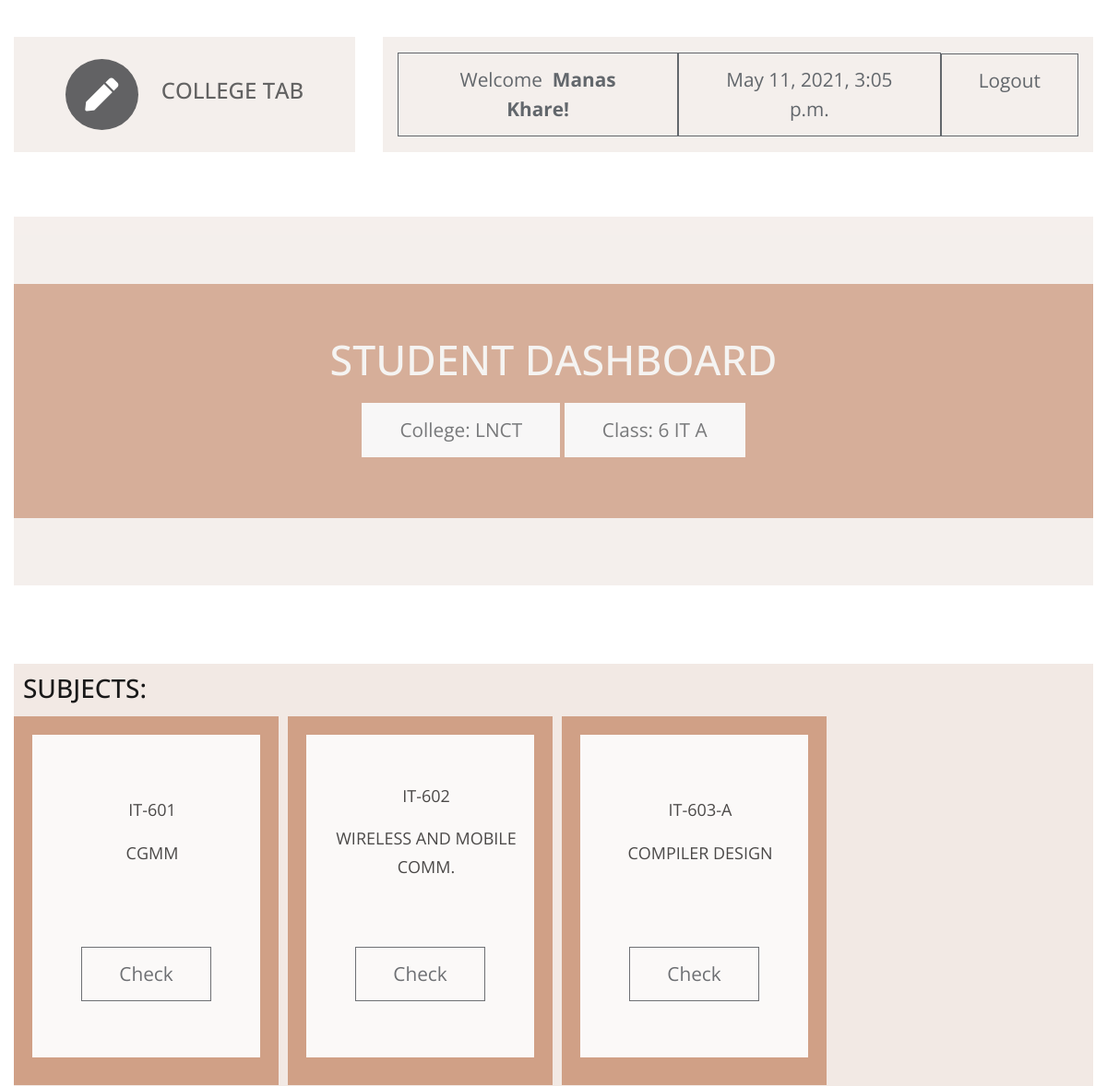
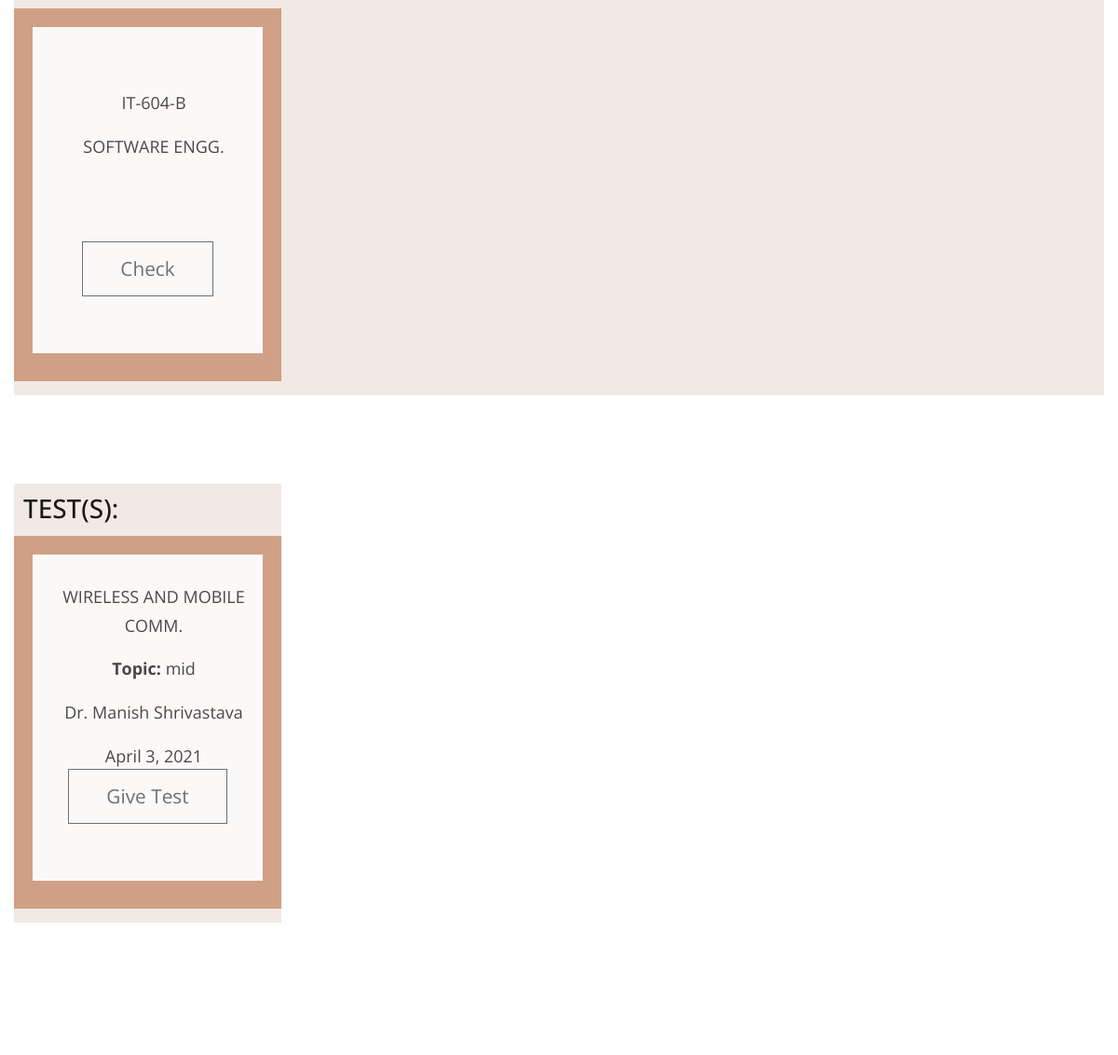
The app's page /s_dashboard/0103IT181055/ (signed in) with its own data (2 pictures, top to bottom).
### ctapp/models.py (models this page shows, shortened)
class student(models.Model):
    user = models.OneToOneField(User, on_delete=models.CASCADE,unique=True)
    enrollment_number = models.CharField(max_length = 12,primary_key = True)
    name = models.CharField(max_length = 30)
    college_name = models.CharField(max_length = 10,choices = CLG_CHOICES,default = 'LNCT')
    sem = models.CharField(max_length = 20,choices = SEMESTER_CHOICES,default = '6')
    sec = models.CharField(max_length = 1,choices = SEC_CHOICES,default = 'A')
    branch= models.CharField(max_length = 20,choices = BRANCH_CHOICES,default = 'IT')
    mobile_no = models.CharField(max_length=10)
    email = models.CharField(max_length=30)

class subject(models.Model):
    subject_code = models.CharField(max_length = 8,primary_key = True)
    name = models.CharField(max_length = 30)
    branch = models.CharField(max_length=20, choices=BRANCH_CHOICES, default='IT')
    sem = models.CharField(max_length = 20,choices = SEMESTER_CHOICES,default = '6')

class Test(models.Model):
    topic = models.CharField(max_length=50)
    link = models.CharField(max_length=1000)
    c_id  = models.ForeignKey(Class,on_delete=models.CASCADE)       #class id
    s_id = models.ForeignKey(subject,on_delete=models.CASCADE)  #subject id
    t_id = models.ForeignKey(teacher,on_delete=models.CASCADE)  #teacher id
    date = models.DateField()
    starttime = models.TimeField(auto_now=False,auto_now_add=False)
    endtime = models.TimeField(auto_now=False,auto_now_add=False)
    def __str__(self):
        s_name = str(self.s_id.name)     #get subject name
        sem_sec = str(self.c_id.branch) + " - " +str(self.c_id.sem)+"TH - "+str(self.c_id.sec)
        return sem_sec+" - "+s_name+' - ' + str(self.topic)

class teacher(models.Model):
    user = models.OneToOneField(User, on_delete=models.CASCADE,unique=True)
    name = models.CharField(max_length=30)
    college_name = models.CharField(max_length = 10,choices = CLG_CHOICES,default = 'LNCT')
    branch = models.CharField(max_length=20, choices=BRANCH_CHOICES, default='IT')
    mobile_no = models.CharField(max_length=10)
    email = models.CharField(max_length=30)

### ctapp/views.py (the view)
# urls.py: path('<str:id>/', views.student_dashboard, name='s_db'),
@login_required(login_url='s_login/')
def student_dashboard(request,id):
    template = loader.get_template('student dashboard.html')
    print(id)
    current_student = student.objects.get(enrollment_number=id)
    subjects = get_subjects(current_student)
    tests=get_tests(current_student)
    print(tests)
    now=current_datetime()
    if tests:
        context = {'student':current_student,'subject_list':subjects,'tests':tests,'error':'','cur_date':now}
        return HttpResponse(template.render(context, request))
    error='No tests assigned yet.'
    context = {'student':current_student,'subject_list':subjects,'error':error,'cur_date':now}
    return HttpResponse(template.render(context, request))

### ctapp/views.py (called while the page is built)
def get_subjects(student):
    branch = student.branch
    sem = student.sem
    return subject.objects.filter(branch=branch).filter(sem=sem)

def get_tests(student):
    try:
        curr_class = Class.objects.get(sem=student.sem,sec=student.sec,branch=student.branch)
        return Test.objects.filter(c_id=curr_class)
    except Test.DoesNotExist:
        return False

def current_datetime():
    now = datetime.datetime.now()
    return now

### ctapp/templates/student dashboard.html (shortened to what this page needs)
<!DOCTYPE html>
<html lang="en">
{% load static %}
  <head>
    <link rel="stylesheet" href="{% static 'css/all.min.css' %}" />
    <link rel="stylesheet" href="{% static 'css/bootstrap.min.css' %}" />
    <link rel="stylesheet" href="{% static 'css/templatemo-style.css' %}" />
  </head>
  <body id="servicesPage">
    <div class="parallax-window" data-parallax="scroll" data-image-src="{% static 'img/subjects_assignments.jpg' %}">
      <div class="container-fluid">
        <div class="row tm-brand-row">
          <div class="col-lg-4 col-11">
            <div class="tm-brand-container tm-bg-white-transparent">
              <i class="fas fa-2x fa-pen tm-brand-icon"></i>
              <div class="tm-brand-texts">
                <h1 class="text-uppercase tm-brand-name">College Tab</h1>
              </div>
            </div>
          </div>
          <div class="col-lg-8 col-1">
            <div class="tm-nav">
              <nav
                class="navbar navbar-expand-lg navbar-light tm-bg-white-transparent tm-navbar">
                <div class="collapse navbar-collapse" id="navbarNav">
                  <ul class="navbar-nav">
                    <li class="btn btn-outline-dark">
                      Welcome&nbsp;&nbsp;<b>{{student.name}}!</b>
                    </li>
                    <li class="nav-item">
                      <button type="button" class="btn btn-outline-dark">{{ cur_date }}</button>
                    </li>
                    <li class="nav-item">
                      <a href="{% url 's_logout' %}" class="btn btn-outline-dark" style="height: 90px; text-align:center;">Logout</a>
                    </li>
                  </ul>
                </div>
              </nav>
            </div>
          </div>
        </div>
        <section class="row" id="tmServices">
         <div class="col-12">
            <div class="parallax-window tm-services-parallax-header tm-testimonials-parallax-header tm-bg-white-transparent"
                 data-parallax="scroll"
                 data-z-index="101"
                 >
                 <div class="tm-bg-brown-transparent text-center tm-services-header tm-testimonials-header">
                    <h2 class="text-uppercase tm-services-page-title tm-testimonials-page-title">Student Dashboard</h2>
                    <p class="btn btn-outline-light active">
                        College: {{student.college_name}}
                    </p>
                    <p class="btn btn-outline-light active">
                        Class: {{student.sem}} {{student.branch}} {{student.sec}}
                    </p>
                </div>
            </div>
          </div>
          <div class="col-12 tm-tabs-container">
              <div class="sections">
                <h3>SUBJECTS:</h3>
                <div class="card-deck">
                  {% for subject in subject_list%}
                          <div class="btn-outline card-upper">
                            <div class="card-body text-center">
                              <div class="cards">
                                <div class="contents">
                                  <p class="card-text">
                                    {{subject.subject_code}}
                                  </p>
                                  <p class="card-text">
                                    {{subject.name}}
                                  </p>
                                </div>
                                <div class="card-text" style="position:relative; top:50px;">
                                  <a class="btn btn-outline-dark" href="{% url 'student:s_subject_assignment_list' student.enrollment_number subject.subject_code %}">Check</a>
                                </div>
                              </div>
                            </div>
                          </div>
                    {% endfor %}
              </div>
            </div>
          </div>
          <div class="col-12" id="tests">
            <div class="sections">
              <h3>TEST(S):</h3>
              <div class="card-deck">
                {% if error != '' %}
                <div class="card-body text-center">{{error}}</div>
                {% else %}
                {% for test in tests %}
                  <div class="btn-outline card-upper">
                    <div class="card-body text-center">
                      <div class="cards">
                        <div class="contents">
                          <p class="card-text">
                            {{test.s_id.name}}
                          </p>
                          <p class="card-text">
                            <b>Topic: </b>{{test.topic}}
                          </p>
                          <p class="card-text">
                            {{test.t_id.name}}
                          </p>
                          <p class="card-text">
                            {{test.date}}
                          </p>
                        </div>
                        <div class="card-text" style="position:relative; top:50px;">
                          <a class="btn btn-outline-dark" href="{% url 'student:test' student.enrollment_number test.id %}">Give Test</a>
                        </div>
                      </div>
                    </div>
                  </div>
                {% endfor %}
                {% endif %}
            </div>
          </div>
        </div>
        </section>
        <footer class="row">
          <p class="col-12 text-white text-center tm-copyright-text">
          </p>
        </footer>
      </div>
    </div>
  </body>
</html>

### ctapp/static/css/templatemo-style.css (style rules this page uses)
html { scroll-behavior: smooth; }
body { font-family: "Open Sans", Arial, Helvetica, sans-serif; font-size: 18px; font-weight: 400; color: #6b6b6b; overflow-x: hidden; }
a, button { transition: all 0.3s ease; }
.container-fluid { max-width: 1310px; }
.parallax-window { min-height: 1100px; background: transparent; }
.tm-bg-white-transparent { background-color: rgba(255, 255, 255, 0.8); }
.tm-brand-row { align-items: center; padding-top: 40px; padding-bottom: 28px; }
.tm-brand-container { max-width: 500px; height: 125px; display: flex; align-items: center; justify-content: center; }
.tm-brand-icon { width: 79px; height: 77px; display: flex; align-items: center; justify-content: center; background-color: #333436; color: white; border-radius: 50%; margin-right: 25px; }
.tm-brand-name { font-size: 1.5rem; color: #333333; }
::placeholder { color: black; opacity: 1; }
.tm-navbar { max-width: 840px;min-height: 125px;justify-content:; }
.tm-navbar .navbar-nav { width: 100%; display: flex; align-items: center; justify-content: space-around; }
.nav-item { position: relative; }
.btn { border-radius: 0; padding: 13px 40px; font-size: 1.3rem; }
p { line-height: 1.7; }
.tm-copyright-text { font-size: 1rem; padding-top: 50px; padding-bottom: 45px; }
.tm-bg-brown-transparent { background-color: #C07F5B; opacity: 0.77; color: #F4F3F2; font-weight: bold; }
.tm-bg-white-transparent { background-color: #F2EBE7;; opacity: 0.77; color: #F4F3F2; font-weight: bold; }
.cards { height: 350px; width:100%; background-color:white; color:black; opacity:1; padding:30px; }
.card-upper { height:400px; width:287px; margin:5px; background-color:#C07F5B; opacity:0.77; color:aliceblue; }
.sections { background-color: #F1E7E2; opacity:0.9; display: inline-block; padding:10px; color:black; }
.contents { height:150px; width:200px; align-content: center; }
#tests { position: relative; top:-40px; }
.text-center { align-self: center; }
.tm-services-parallax-header { min-height: 700px; display: flex; align-items: center; margin-top: 42px; margin-bottom: 22px; }
.tm-services-header { position: relative; z-index: 102; width: 100%; padding: 85px 15px 37px 15px; }
.tm-services-page-title { font-size: 2.8rem; padding-bottom: 37px; }
.tm-tabs-container { display: flex; padding-top: 40px; padding-bottom: 135px; }
.tm-testimonials-header { padding: 55px 15px 50px; }
.tm-testimonials-page-title { padding-bottom: 0; margin-bottom: 20px; }
.tm-testimonials-parallax-header { min-height: 400px; margin-bottom: 45px; }

### records on screen
student: name "Manas Khare", college_name "LNCT", sem "6", branch "IT", sec "A"
subject: subject_code "IT-601", name "CGMM"
subject: subject_code "IT-602", name "WIRELESS AND MOBILE COMM."
subject: subject_code "IT-603-A", name "COMPILER DESIGN"
subject: subject_code "IT-604-B", name "SOFTWARE ENGG."
Test: s_id.name "WIRELESS AND MOBILE COMM.", topic "mid", t_id.name "Dr. Manish Shrivastava", date "April 3, 2021"

### other values on screen
{{ cur_date }} "May 11, 2021, 3:05 p.m."
